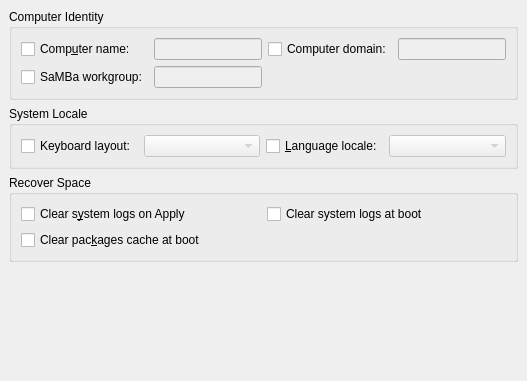
     <widget class="QWidget" name="tab">
      <attribute name="icon">
       <iconset>
        <normaloff>../../../../../usr/share/icons/nuvola_platin_me/16x16/apps/kcmsystem.png</normaloff>../../../../../usr/share/icons/nuvola_platin_me/16x16/apps/kcmsystem.png</iconset>
      </attribute>
      <attribute name="title">
       <string>Options</string>
      </attribute>
      <layout class="QVBoxLayout">
       <property name="spacing">
        <number>6</number>
       </property>
       <property name="margin">
        <number>9</number>
       </property>
       <item>
        <widget class="QGroupBox" name="networkNamesGroupBox">
         <property name="sizePolicy">
          <sizepolicy hsizetype="MinimumExpanding" vsizetype="Minimum">
           <horstretch>0</horstretch>
           <verstretch>0</verstretch>
          </sizepolicy>
         </property>
         <property name="title">
          <string>Computer Identity</string>
         </property>
         <layout class="QGridLayout">
          <property name="margin">
           <number>9</number>
          </property>
          <property name="spacing">
           <number>6</number>
          </property>
          <item row="1" column="1">
           <widget class="QLineEdit" name="computerGroupEdit">
            <property name="enabled">
             <bool>false</bool>
            </property>
            <property name="sizePolicy">
             <sizepolicy hsizetype="MinimumExpanding" vsizetype="Minimum">
              <horstretch>0</horstretch>
              <verstretch>0</verstretch>
             </sizepolicy>
            </property>
            <property name="toolTip">
             <string>Enter the Samba/MS workgroup name</string>
            </property>
            <property name="whatsThis">
             <string/>
            </property>
            <property name="text">
             <string/>
            </property>
           </widget>
          </item>
          <item row="1" column="0">
           <widget class="QCheckBox" name="checkSambaWorkgroup">
            <property name="sizePolicy">
             <sizepolicy hsizetype="MinimumExpanding" vsizetype="Minimum">
              <horstretch>0</horstretch>
              <verstretch>0</verstretch>
             </sizepolicy>
            </property>
            <property name="toolTip">
             <string>Check to set the Samba/MS workgroup</string>
            </property>
            <property name="whatsThis">
             <string/>
            </property>
            <property name="text">
             <string>SaMBa workgroup:</string>
            </property>
           </widget>
          </item>
          <item row="0" column="3">
           <widget class="QLineEdit" name="computerDomainEdit">
            <property name="enabled">
             <bool>false</bool>
            </property>
            <property name="sizePolicy">
             <sizepolicy hsizetype="MinimumExpanding" vsizetype="Minimum">
              <horstretch>0</horstretch>
              <verstretch>0</verstretch>
             </sizepolicy>
            </property>
            <property name="toolTip">
             <string>Enter the Internet domain name of the computer</string>
            </property>
            <property name="text">
             <string/>
            </property>
           </widget>
          </item>
          <item row="0" column="2">
           <widget class="QCheckBox" name="checkComputerDomain">
            <property name="sizePolicy">
             <sizepolicy hsizetype="MinimumExpanding" vsizetype="Minimum">
              <horstretch>0</horstretch>
              <verstretch>0</verstretch>
             </sizepolicy>
            </property>
            <property name="toolTip">
             <string>Check to set the Internet domain name of the computer</string>
            </property>
            <property name="whatsThis">
             <string/>
            </property>
            <property name="text">
             <string>Computer domain:</string>
            </property>
           </widget>
          </item>
          <item row="0" column="1">
           <widget class="QLineEdit" name="computerNameEdit">
            <property name="enabled">
             <bool>false</bool>
            </property>
            <property name="sizePolicy">
             <sizepolicy hsizetype="MinimumExpanding" vsizetype="Minimum">
              <horstretch>0</horstretch>
              <verstretch>0</verstretch>
             </sizepolicy>
            </property>
            <property name="toolTip">
             <string>Enter a unique name for the computer</string>
            </property>
            <property name="text">
             <string/>
            </property>
           </widget>
          </item>
          <item row="0" column="0">
           <widget class="QCheckBox" name="checkComputerName">
            <property name="sizePolicy">
             <sizepolicy hsizetype="MinimumExpanding" vsizetype="Minimum">
              <horstretch>0</horstretch>
              <verstretch>0</verstretch>
             </sizepolicy>
            </property>
            <property name="toolTip">
             <string>Check to set the name of the computer</string>
            </property>
            <property name="whatsThis">
             <string/>
            </property>
            <property name="text">
             <string>Comp&amp;uter name:</string>
            </property>
            <property name="shortcut">
             <string>Alt+U</string>
            </property>
           </widget>
          </item>
         </layout>
        </widget>
       </item>
       <item>
        <widget class="QGroupBox" name="defaultsGroupBox">
         <property name="sizePolicy">
          <sizepolicy hsizetype="MinimumExpanding" vsizetype="Minimum">
           <horstretch>0</horstretch>
           <verstretch>0</verstretch>
          </sizepolicy>
         </property>
         <property name="title">
          <string>System Locale</string>
         </property>
         <layout class="QGridLayout">
          <property name="margin">
           <number>9</number>
          </property>
          <property name="spacing">
           <number>6</number>
          </property>
          <item row="0" column="2">
           <widget class="QCheckBox" name="checkLanguageLocale">
            <property name="sizePolicy">
             <sizepolicy hsizetype="MinimumExpanding" vsizetype="Minimum">
              <horstretch>0</horstretch>
              <verstretch>0</verstretch>
             </sizepolicy>
            </property>
            <property name="toolTip">
             <string>Check to set the default language</string>
            </property>
            <property name="text">
             <string>&amp;Language locale:</string>
            </property>
            <property name="shortcut">
             <string>Alt+L</string>
            </property>
           </widget>
          </item>
          <item row="0" column="3">
           <widget class="QComboBox" name="localeCombo">
            <property name="enabled">
             <bool>false</bool>
            </property>
            <property name="sizePolicy">
             <sizepolicy hsizetype="MinimumExpanding" vsizetype="Minimum">
              <horstretch>0</horstretch>
              <verstretch>0</verstretch>
             </sizepolicy>
            </property>
            <property name="toolTip">
             <string>Select the default language</string>
            </property>
            <property name="whatsThis">
             <string/>
            </property>
           </widget>
          </item>
          <item row="0" column="1">
           <widget class="QComboBox" name="keyboardCombo">
            <property name="enabled">
             <bool>false</bool>
            </property>
            <property name="sizePolicy">
             <sizepolicy hsizetype="MinimumExpanding" vsizetype="Minimum">
              <horstretch>0</horstretch>
              <verstretch>0</verstretch>
             </sizepolicy>
            </property>
            <property name="toolTip">
             <string>Select the computer keyboard layout</string>
            </property>
            <property name="whatsThis">
             <string/>
            </property>
           </widget>
          </item>
          <item row="0" column="0">
           <widget class="QCheckBox" name="checkKeyboardLayout">
            <property name="sizePolicy">
             <sizepolicy hsizetype="MinimumExpanding" vsizetype="Minimum">
              <horstretch>0</horstretch>
              <verstretch>0</verstretch>
             </sizepolicy>
            </property>
            <property name="toolTip">
             <string>Check to set the keyboard layout</string>
            </property>
            <property name="whatsThis">
             <string/>
            </property>
            <property name="text">
             <string>Keyboard layout:</string>
            </property>
           </widget>
          </item>
         </layout>
        </widget>
       </item>
       <item>
        <widget class="QGroupBox" name="cleanupGroupBox">
         <property name="sizePolicy">
          <sizepolicy hsizetype="MinimumExpanding" vsizetype="Minimum">
           <horstretch>0</horstretch>
           <verstretch>0</verstretch>
          </sizepolicy>
         </property>
         <property name="title">
          <string>Recover Space</string>
         </property>
         <layout class="QGridLayout">
          <property name="margin">
           <number>9</number>
          </property>
          <property name="spacing">
           <number>6</number>
          </property>
          <item row="1" column="0" colspan="2">
           <widget class="QCheckBox" name="bootClearCacheCheckBox">
            <property name="enabled">
             <bool>true</bool>
            </property>
            <property name="sizePolicy">
             <sizepolicy hsizetype="MinimumExpanding" vsizetype="Minimum">
              <horstretch>0</horstretch>
              <verstretch>0</verstretch>
             </sizepolicy>
            </property>
            <property name="toolTip">
             <string>Check and the software packages cache will be cleared whenever you reboot</string>
            </property>
            <property name="whatsThis">
             <string/>
            </property>
            <property name="text">
             <string>Clear pac&amp;kages cache at boot</string>
            </property>
            <property name="shortcut">
             <string>Alt+K</string>
            </property>
           </widget>
          </item>
          <item row="0" column="1">
           <widget class="QCheckBox" name="bootClearLogsCheckBox">
            <property name="enabled">
             <bool>true</bool>
            </property>
            <property name="sizePolicy">
             <sizepolicy hsizetype="MinimumExpanding" vsizetype="Minimum">
              <horstretch>0</horstretch>
              <verstretch>0</verstretch>
             </sizepolicy>
            </property>
            <property name="toolTip">
             <string>Check and logs will be cleared whenever you reboot</string>
            </property>
            <property name="whatsThis">
             <string/>
            </property>
            <property name="text">
             <string>Clear system logs at boot</string>
            </property>
           </widget>
          </item>
          <item row="0" column="0">
           <widget class="QCheckBox" name="clearLogsCheckBox">
            <property name="enabled">
             <bool>true</bool>
            </property>
            <property name="sizePolicy">
             <sizepolicy hsizetype="MinimumExpanding" vsizetype="Minimum">
              <horstretch>0</horstretch>
              <verstretch>0</verstretch>
             </sizepolicy>
            </property>
            <property name="toolTip">
             <string>Check and logs will be cleared when you click Apply or OK</string>
            </property>
            <property name="whatsThis">
             <string/>
            </property>
            <property name="text">
             <string>Clear s&amp;ystem logs on Apply</string>
            </property>
            <property name="shortcut">
             <string>Alt+Y</string>
            </property>
           </widget>
          </item>
         </layout>
        </widget>
       </item>
       <item>
        <spacer>
         <property name="orientation">
          <enum>Qt::Vertical</enum>
         </property>
         <property name="sizeHint" stdset="0">
          <size>
           <width>20</width>
           <height>110</height>
          </size>
         </property>
        </spacer>
       </item>
      </layout>
     </widget>
